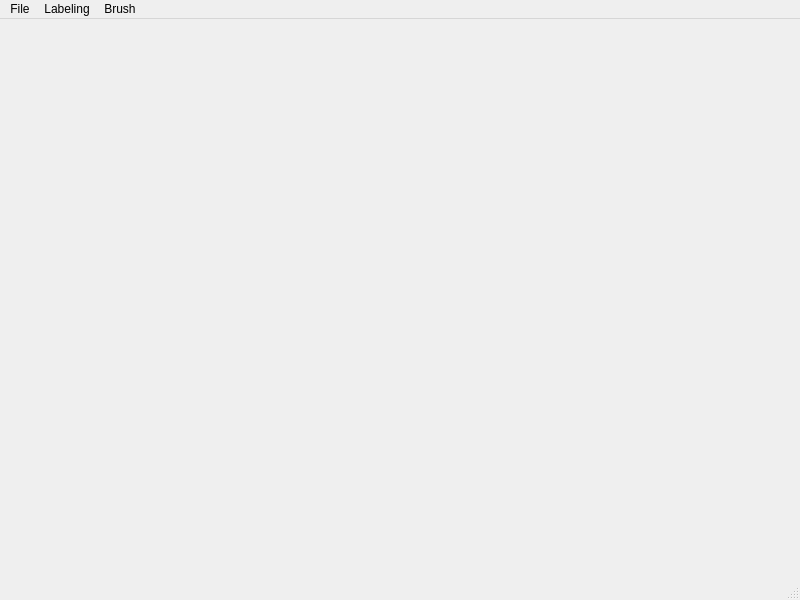
<?xml version="1.0" encoding="UTF-8"?>
<ui version="4.0">
 <class>MainWindow</class>
 <widget class="QMainWindow" name="MainWindow">
  <property name="geometry">
   <rect>
    <x>0</x>
    <y>0</y>
    <width>800</width>
    <height>600</height>
   </rect>
  </property>
  <property name="windowTitle">
   <string>Tools</string>
  </property>
  <widget class="QWidget" name="centralwidget"/>
  <widget class="QMenuBar" name="menubar">
   <property name="geometry">
    <rect>
     <x>0</x>
     <y>0</y>
     <width>800</width>
     <height>21</height>
    </rect>
   </property>
   <widget class="QMenu" name="menuLabeling">
    <property name="title">
     <string>Labeling</string>
    </property>
    <addaction name="actionlabeling"/>
    <addaction name="actionopen"/>
   </widget>
   <widget class="QMenu" name="menuBrush">
    <property name="title">
     <string>Brush</string>
    </property>
    <addaction name="actionBrush"/>
   </widget>
   <widget class="QMenu" name="menuFile">
    <property name="title">
     <string>File</string>
    </property>
    <addaction name="actionopen_2"/>
    <addaction name="actionsave"/>
   </widget>
   <addaction name="menuFile"/>
   <addaction name="menuLabeling"/>
   <addaction name="menuBrush"/>
  </widget>
  <widget class="QStatusBar" name="statusbar"/>
  <action name="actionlabeling">
   <property name="text">
    <string>labeling</string>
   </property>
  </action>
  <action name="actionBrush">
   <property name="text">
    <string>Brush</string>
   </property>
  </action>
  <action name="actionopen">
   <property name="text">
    <string>open</string>
   </property>
  </action>
  <action name="actionopen_2">
   <property name="text">
    <string>open</string>
   </property>
  </action>
  <action name="actionsave">
   <property name="text">
    <string>save</string>
   </property>
  </action>
 </widget>
 <resources/>
 <connections/>
</ui>
